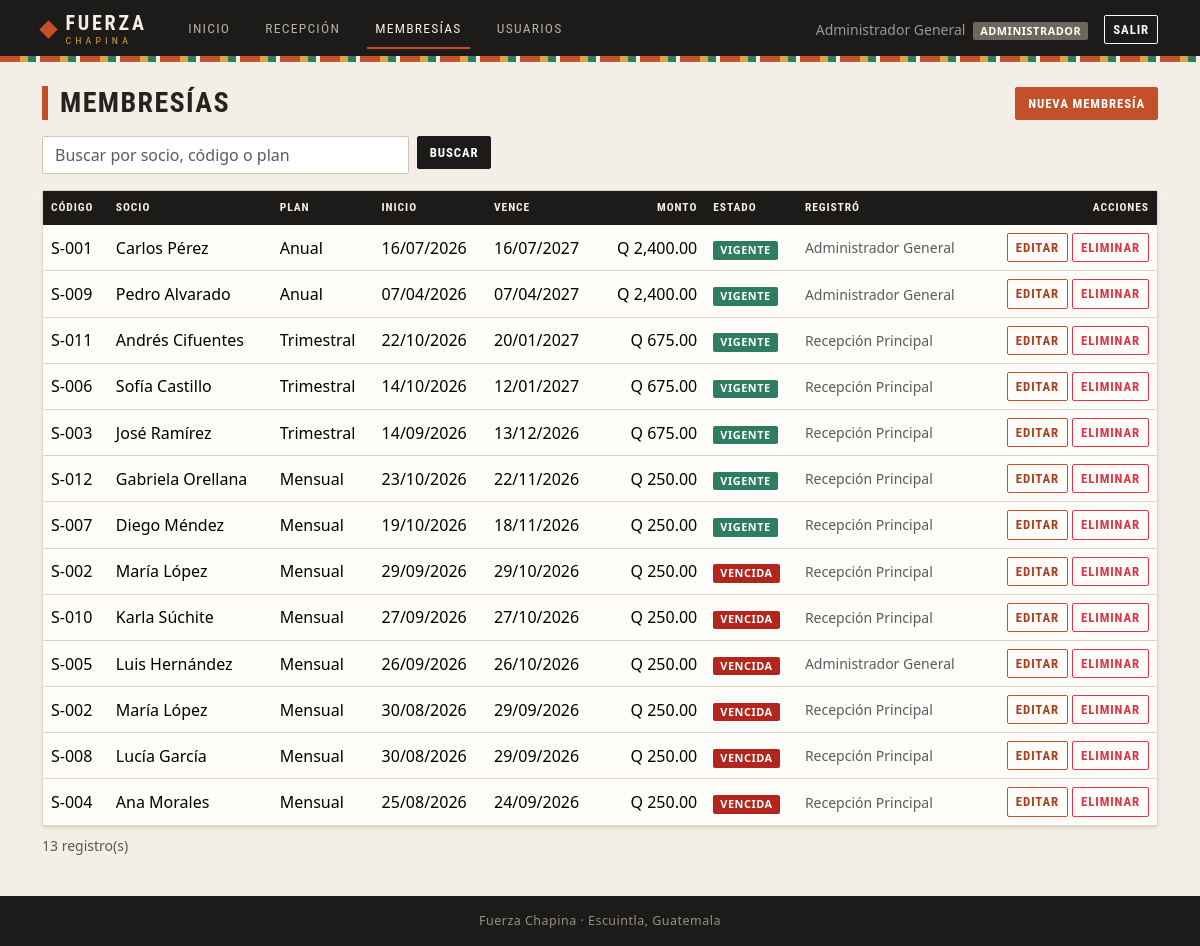
Page /index.php?c=membresia&a=listar (signed in) on the earlier database version.
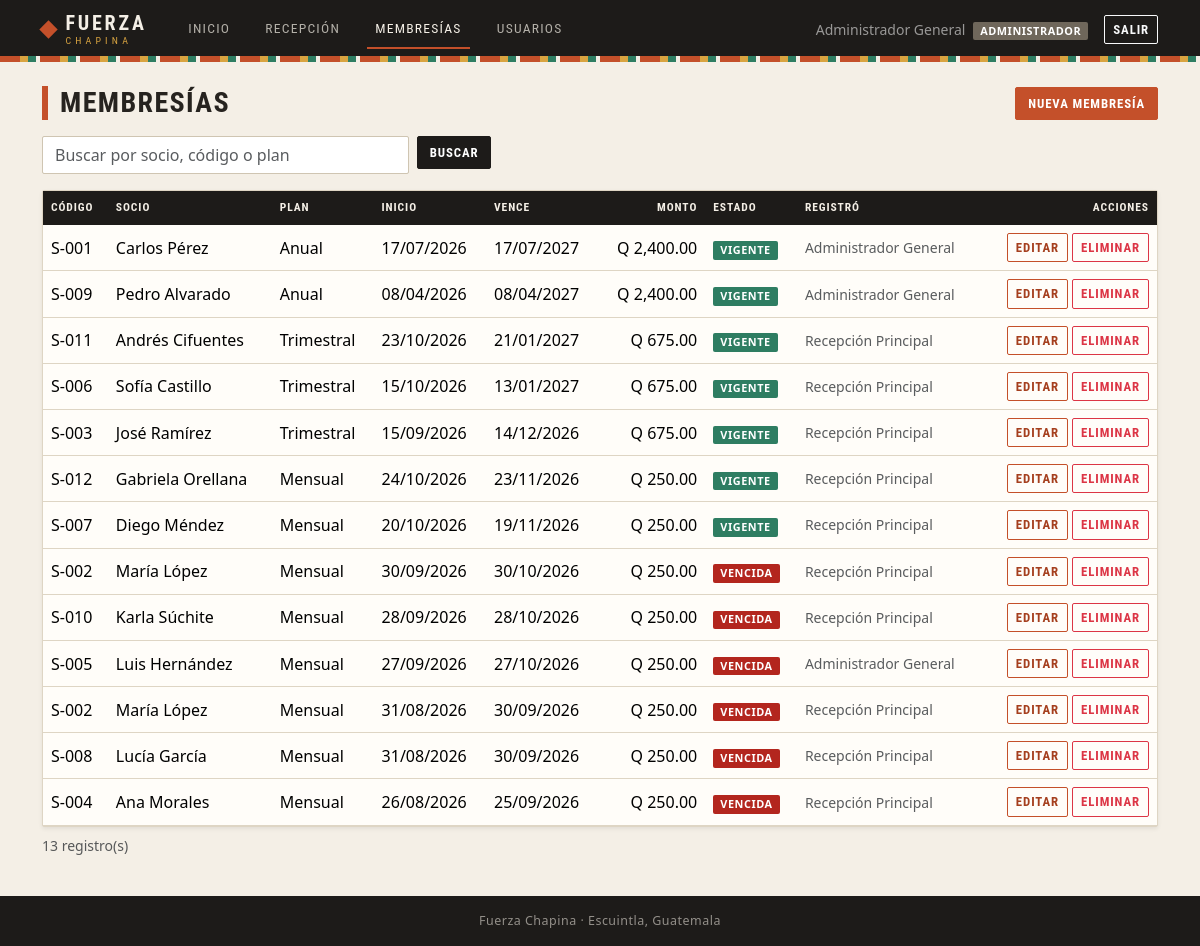
Same page on the later database version.
### tables this page shows
CREATE TABLE usuarios (
    id            INT UNSIGNED AUTO_INCREMENT PRIMARY KEY,
    usuario       VARCHAR(30)  NOT NULL,
    password_hash VARCHAR(255) NOT NULL,
    nombre        VARCHAR(100) NOT NULL,
    rol           ENUM('administrador','recepcionista') NOT NULL,
    activo        TINYINT(1)   NOT NULL DEFAULT 1,
    CONSTRAINT uq_usuarios_usuario UNIQUE (usuario)
);

CREATE TABLE membresias (
    id           INT UNSIGNED AUTO_INCREMENT PRIMARY KEY,
    socio_id     INT UNSIGNED  NOT NULL,
    plan_id      INT UNSIGNED  NOT NULL,
    usuario_id   INT UNSIGNED  NULL,
    fecha_inicio DATE          NOT NULL,
    fecha_fin    DATE          NOT NULL,
    monto_pagado DECIMAL(10,2) NOT NULL,
    CONSTRAINT ck_membresias_fechas CHECK (fecha_fin >= fecha_inicio),
    CONSTRAINT ck_membresias_monto  CHECK (monto_pagado >= 0),
    CONSTRAINT fk_membresias_socio   FOREIGN KEY (socio_id)
        REFERENCES socios (id)   ON DELETE RESTRICT ON UPDATE CASCADE,
    CONSTRAINT fk_membresias_plan    FOREIGN KEY (plan_id)
        REFERENCES planes (id)   ON DELETE RESTRICT ON UPDATE CASCADE,
    CONSTRAINT fk_membresias_usuario FOREIGN KEY (usuario_id)
        REFERENCES usuarios (id) ON DELETE SET NULL ON UPDATE CASCADE,
    INDEX idx_membresias_socio_fin (socio_id, fecha_fin)
);

CREATE TABLE socios (
    id             INT UNSIGNED AUTO_INCREMENT PRIMARY KEY,
    codigo         VARCHAR(10)  NOT NULL,
    nombre         VARCHAR(100) NOT NULL,
    telefono       VARCHAR(15)  NULL,
    fecha_registro DATE         NOT NULL,
    activo         TINYINT(1)   NOT NULL DEFAULT 1,
    CONSTRAINT uq_socios_codigo UNIQUE (codigo)
);

CREATE TABLE planes (
    id            INT UNSIGNED AUTO_INCREMENT PRIMARY KEY,
    nombre        VARCHAR(50)   NOT NULL,
    duracion_dias SMALLINT UNSIGNED NOT NULL,
    precio        DECIMAL(10,2) NOT NULL,
    activo        TINYINT(1)    NOT NULL DEFAULT 1,
    CONSTRAINT uq_planes_nombre   UNIQUE (nombre),
    CONSTRAINT ck_planes_duracion CHECK (duracion_dias > 0),
    CONSTRAINT ck_planes_precio   CHECK (precio >= 0)
);

### core/helpers.php (called while the page is built, shortened)
<?php
function e(mixed $valor): string
{
    return htmlspecialchars((string) $valor, ENT_QUOTES | ENT_SUBSTITUTE, 'UTF-8');
}
function url(string $controlador = 'home', string $accion = 'index', array $params = []): string
{
    return BASE_URL . '/index.php?' . http_build_query(['c' => $controlador, 'a' => $accion] + $params);
}
function fecha(?string $fecha): string
{
    return $fecha ? date('d/m/Y', strtotime($fecha)) : '';
}
function quetzales(mixed $monto): string
{
    return 'Q ' . number_format((float) $monto, 2);
}
function renderizar(string $vista, array $datos = []): void
{
    extract($datos, EXTR_SKIP);
    require BASE_PATH . '/views/layout/header.php';
    require BASE_PATH . "/views/{$vista}.php";
    require BASE_PATH . '/views/layout/footer.php';
}

### core/Controller.php (called while the page is built, shortened)
<?php
abstract class Controller
{
    protected function render(string $vista, array $datos = []): void
    {
        renderizar($vista, $datos);
    }
}

### controllers/MembresiaController.php (called while the page is built, shortened)
<?php
final class MembresiaController extends Controller
{
    public function listar(): void
    {
        $busqueda = mb_substr(trim((string) ($_GET['q'] ?? '')), 0, 50);
        $this->render('membresias/listar', [
            'titulo'     => 'Membresías',
            'membresias' => Membresia::listar($busqueda),
            'busqueda'   => $busqueda,
        ]);
    }
}

### index.php (called while the page is built, shortened)
<?php
require BASE_PATH . '/core/helpers.php';
spl_autoload_register(static function (string $clase): void {
    foreach (['core', 'models', 'controllers'] as $carpeta) {
        $archivo = BASE_PATH . "/{$carpeta}/{$clase}.php";
        if (is_file($archivo)) {
            return;
        }
    }
});
try {
    $a = is_string($_GET['a'] ?? null) ? strtolower($_GET['a']) : 'index';
    $controlador = new $clase();
    $controlador->$a();
} catch (Throwable $e) {
    error_log((string) $e);
    if ($e instanceof PDOException) {
        mostrarError(500, 'Base de datos no disponible',
            'No se pudo usar la base de datos. Verifica que MySQL esté iniciado en XAMPP y que database.sql se haya importado completo.');
    }
    mostrarError(500, 'Error del sistema', 'Ocurrió un problema inesperado. Inténtalo de nuevo más tarde.');
}

### core/Auth.php (called while the page is built, shortened)
<?php
final class Auth
{
    public static function check(): bool
    {
        return isset($_SESSION['usuario']);
    }
    public static function usuario(): ?array
    {
        return $_SESSION['usuario'] ?? null;
    }
    public static function tieneRol(string ...$roles): bool
    {
        return self::check() && in_array($_SESSION['usuario']['rol'], $roles, true);
    }
    public static function esAdmin(): bool
    {
        return self::tieneRol('administrador');
    }
}

### config/database.php (called while the page is built, shortened)
<?php
return [
    'host'    => '127.0.0.1',
    'port'    => 3306,
    'dbname'  => 'fuerza_chapina',
    'user'    => 'fc_app',
    'pass'    => 'FcApp2026!',
    'charset' => 'utf8mb4',
];

### core/Database.php (called while the page is built, shortened)
<?php
final class Database
{
    private static ?PDO $pdo = null;
    public static function pdo(): PDO
    {
        if (self::$pdo === null) {
            $c = require BASE_PATH . '/config/database.php';
            $dsn = sprintf(
                'mysql:host=%s;port=%d;dbname=%s;charset=%s',
                $c['host'], $c['port'], $c['dbname'], $c['charset']
            );
            self::$pdo = new PDO($dsn, $c['user'], $c['pass'], [
                PDO::ATTR_ERRMODE            => PDO::ERRMODE_EXCEPTION,
                PDO::ATTR_DEFAULT_FETCH_MODE => PDO::FETCH_ASSOC,
                PDO::ATTR_EMULATE_PREPARES   => false,
            ]);
            self::$pdo->exec("SET time_zone = '-06:00'");
        }
        return self::$pdo;
    }
}

### models/Membresia.php (called while the page is built, shortened)
<?php
final class Membresia
{
    public static function listar(string $busqueda = ''): array
    {
        $sql = "SELECT m.id, m.fecha_inicio, m.fecha_fin, m.monto_pagado,
                       s.codigo, s.nombre AS socio, p.nombre AS plan,
                       u.nombre AS registrado_por,
                       CASE
                           WHEN CURDATE() BETWEEN m.fecha_inicio AND m.fecha_fin THEN 'vigente'
                           WHEN CURDATE() < m.fecha_inicio THEN 'programada'
                           ELSE 'vencida'
                       END AS estado
                  FROM membresias m
                  JOIN socios s ON s.id = m.socio_id
                  JOIN planes p ON p.id = m.plan_id
                  LEFT JOIN usuarios u ON u.id = m.usuario_id";
        $params = [];
        $stmt = Database::pdo()->prepare($sql . ' ORDER BY m.fecha_fin DESC, m.id DESC');
        $stmt->execute($params);
        return $stmt->fetchAll();
    }
}

### views/membresias/listar.php (the view, shortened to what the rows shown need)
<?php
$colores = ['vigente' => 'success', 'programada' => 'info', 'vencida' => 'danger'];
?>
<div class="d-flex flex-wrap justify-content-between align-items-center gap-2 mb-3">
    <h1 class="h3 mb-0">Membresías</h1>
</div>
<div class="card shadow-sm">
    <div class="table-responsive">
        <table class="table table-hover align-middle mb-0">
            <thead class="table-dark">
                <tr>
                    <th>Código</th>
                    <th>Socio</th>
                    <th>Plan</th>
                    <th>Inicio</th>
                    <th>Vence</th>
                    <th class="text-end">Monto</th>
                    <th>Estado</th>
                    <th>Registró</th>
                    <?php if (Auth::esAdmin()): ?><th class="text-end">Acciones</th><?php endif; ?>
                </tr>
            </thead>
            <tbody>
            <?php foreach ($membresias as $m): ?>
                <tr>
                    <td><?= e($m['codigo']) ?></td>
                    <td><?= e($m['socio']) ?></td>
                    <td><?= e($m['plan']) ?></td>
                    <td><?= e(fecha($m['fecha_inicio'])) ?></td>
                    <td><?= e(fecha($m['fecha_fin'])) ?></td>
                    <td class="text-end"><?= e(quetzales($m['monto_pagado'])) ?></td>
                    <td><span class="badge text-bg-<?= e($colores[$m['estado']]) ?>"><?= e(ucfirst($m['estado'])) ?></span></td>
                    <td class="small text-muted"><?= e($m['registrado_por'] ?? '—') ?></td>
                    <?php if (Auth::esAdmin()): ?>
                        <td class="text-end text-nowrap">
                            <a class="btn btn-sm btn-outline-primary"
                               href="<?= e(url('membresia', 'editar', ['id' => $m['id']])) ?>">Editar</a>
                            <form method="post" action="<?= e(url('membresia', 'eliminar')) ?>" class="d-inline"
                                  data-confirm="<?= e('¿Eliminar la membresía de ' . $m['socio'] . '? Esta acción no se puede deshacer.') ?>">
                                <button type="submit" class="btn btn-sm btn-outline-danger">Eliminar</button>
                            </form>
                        </td>
                    <?php endif; ?>
                </tr>
            <?php endforeach; ?>
            </tbody>
        </table>
    </div>
</div>

### views/layout/menu.php (shortened to what the rows shown need)
<?php
$menuOpciones = [
    ['etiqueta' => 'Inicio',     'c' => 'home',      'a' => 'index',  'roles' => ['administrador', 'recepcionista']],
    ['etiqueta' => 'Recepción',  'c' => 'recepcion', 'a' => 'index',  'roles' => ['administrador', 'recepcionista']],
    ['etiqueta' => 'Membresías', 'c' => 'membresia', 'a' => 'listar', 'roles' => ['administrador', 'recepcionista']],
    ['etiqueta' => 'Usuarios',   'c' => 'usuario',   'a' => 'listar', 'roles' => ['administrador']],
];
$menuActual  = $_GET['c'] ?? 'home';
$menuUsuario = Auth::usuario();
?>
<nav class="navbar navbar-expand-lg navbar-dark navbar-fc">
    <div class="container">
        <a class="marca" href="<?= e(url('home')) ?>" aria-label="<?= e(APP_NAME) ?> · Inicio">
            <span class="marca-nombre">
                <span class="marca-fuerza">FUERZA</span>
                <span class="marca-chapina">CHAPINA</span>
            </span>
        </a>
        <div class="collapse navbar-collapse" id="menuPrincipal">
            <ul class="navbar-nav ms-lg-4 me-auto">
                <?php foreach ($menuOpciones as $opcion): ?>
                    <?php if (Auth::tieneRol(...$opcion['roles'])): ?>
                        <li class="nav-item">
                            <a class="nav-link <?= $menuActual === $opcion['c'] ? 'active' : '' ?>"
                               href="<?= e(url($opcion['c'], $opcion['a'])) ?>"><?= e($opcion['etiqueta']) ?></a>
                        </li>
                    <?php endif; ?>
                <?php endforeach; ?>
            </ul>
            <form method="post" action="<?= e(url('auth', 'logout')) ?>" class="d-flex align-items-center gap-3 mt-2 mt-lg-0">
                <span class="navbar-text small">
                    <?= e($menuUsuario['nombre']) ?>
                    <span class="badge text-bg-secondary ms-1"><?= e($menuUsuario['rol']) ?></span>
                </span>
                <button type="submit" class="btn btn-outline-light btn-sm">Salir</button>
            </form>
        </div>
    </div>
</nav>

Differences in the rows shown:
changed membresias "Carlos Pérez": fecha_inicio "16/07/2026" → "17/07/2026"; fecha_fin "16/07/2027" → "17/07/2027"
changed membresias "Pedro Alvarado": fecha_inicio "07/04/2026" → "08/04/2026"; fecha_fin "07/04/2027" → "08/04/2027"
changed membresias "Andrés Cifuentes": fecha_inicio "22/10/2026" → "23/10/2026"; fecha_fin "20/01/2027" → "21/01/2027"
changed membresias "Sofía Castillo": fecha_inicio "14/10/2026" → "15/10/2026"; fecha_fin "12/01/2027" → "13/01/2027"
changed membresias "José Ramírez": fecha_inicio "14/09/2026" → "15/09/2026"; fecha_fin "13/12/2026" → "14/12/2026"
changed membresias "Gabriela Orellana": fecha_inicio "23/10/2026" → "24/10/2026"; fecha_fin "22/11/2026" → "23/11/2026"
changed membresias "Diego Méndez": fecha_inicio "19/10/2026" → "20/10/2026"; fecha_fin "18/11/2026" → "19/11/2026"
changed membresias (number 8 of 13 on the later page): fecha_inicio "29/09/2026" → "30/09/2026"; fecha_fin "29/10/2026" → "30/10/2026"
changed membresias "Karla Súchite": fecha_inicio "27/09/2026" → "28/09/2026"; fecha_fin "27/10/2026" → "28/10/2026"
changed membresias "Luis Hernández": fecha_inicio "26/09/2026" → "27/09/2026"; fecha_fin "26/10/2026" → "27/10/2026"
changed membresias (number 11 of 13 on the later page): fecha_inicio "30/08/2026" → "31/08/2026"; fecha_fin "29/09/2026" → "30/09/2026"
changed membresias "Lucía García": fecha_inicio "30/08/2026" → "31/08/2026"; fecha_fin "29/09/2026" → "30/09/2026"
changed membresias "Ana Morales": fecha_inicio "25/08/2026" → "26/08/2026"; fecha_fin "24/09/2026" → "25/09/2026"
